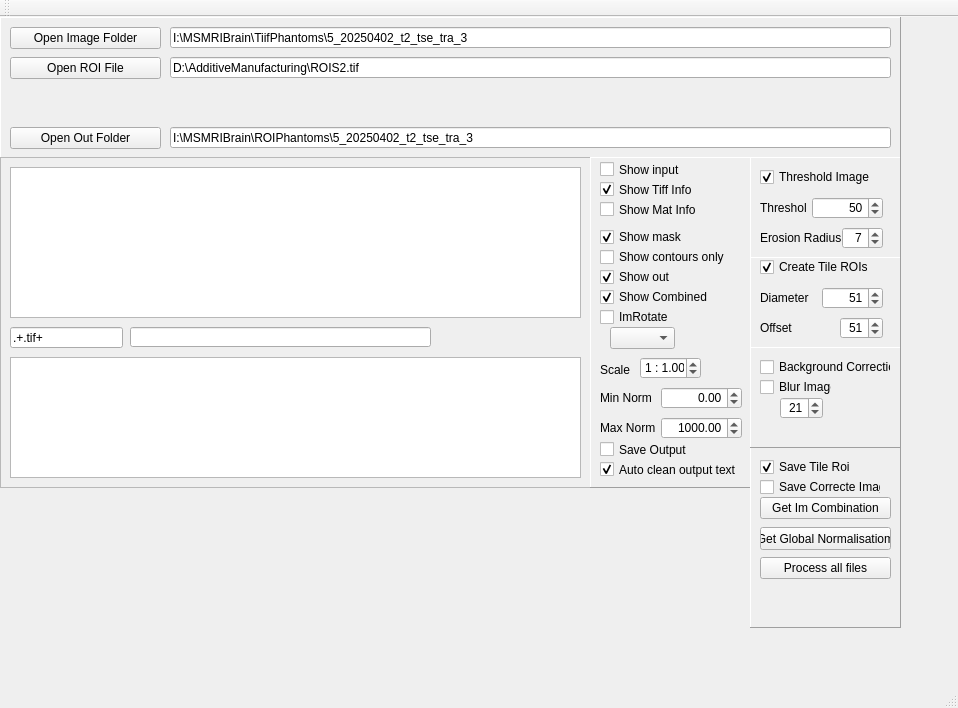
<?xml version="1.0" encoding="UTF-8"?>
<ui version="4.0">
 <class>MainWindow</class>
 <widget class="QMainWindow" name="MainWindow">
  <property name="geometry">
   <rect>
    <x>0</x>
    <y>0</y>
    <width>958</width>
    <height>708</height>
   </rect>
  </property>
  <property name="windowTitle">
   <string>MainWindow</string>
  </property>
  <widget class="QWidget" name="centralWidget">
   <widget class="QFrame" name="frame">
    <property name="geometry">
     <rect>
      <x>0</x>
      <y>0</y>
      <width>901</width>
      <height>141</height>
     </rect>
    </property>
    <property name="frameShape">
     <enum>QFrame::Panel</enum>
    </property>
    <property name="frameShadow">
     <enum>QFrame::Raised</enum>
    </property>
    <widget class="QLineEdit" name="lineEditOutFolder">
     <property name="geometry">
      <rect>
       <x>170</x>
       <y>110</y>
       <width>721</width>
       <height>21</height>
      </rect>
     </property>
     <property name="text">
      <string>I:\MSMRIBrain\ROIPhantoms\5_20250402_t2_tse_tra_3</string>
     </property>
    </widget>
    <widget class="QLineEdit" name="lineEditImageFolder">
     <property name="geometry">
      <rect>
       <x>170</x>
       <y>10</y>
       <width>721</width>
       <height>21</height>
      </rect>
     </property>
     <property name="text">
      <string>I:\MSMRIBrain\TiifPhantoms\5_20250402_t2_tse_tra_3</string>
     </property>
    </widget>
    <widget class="QPushButton" name="pushButtonOpenImageFolder">
     <property name="geometry">
      <rect>
       <x>10</x>
       <y>10</y>
       <width>151</width>
       <height>22</height>
      </rect>
     </property>
     <property name="text">
      <string>Open Image Folder</string>
     </property>
    </widget>
    <widget class="QPushButton" name="pushButtonOpenOutFolder">
     <property name="geometry">
      <rect>
       <x>10</x>
       <y>110</y>
       <width>151</width>
       <height>22</height>
      </rect>
     </property>
     <property name="text">
      <string>Open Out Folder</string>
     </property>
    </widget>
    <widget class="QPushButton" name="pushButtonOpenMaskFile">
     <property name="geometry">
      <rect>
       <x>10</x>
       <y>40</y>
       <width>151</width>
       <height>22</height>
      </rect>
     </property>
     <property name="text">
      <string>Open ROI File</string>
     </property>
    </widget>
    <widget class="QLineEdit" name="lineEditMaskFile">
     <property name="geometry">
      <rect>
       <x>170</x>
       <y>40</y>
       <width>721</width>
       <height>21</height>
      </rect>
     </property>
     <property name="text">
      <string>D:\AdditiveManufacturing\ROIS2.tif</string>
     </property>
    </widget>
   </widget>
   <widget class="QFrame" name="frame_2">
    <property name="geometry">
     <rect>
      <x>0</x>
      <y>140</y>
      <width>591</width>
      <height>331</height>
     </rect>
    </property>
    <property name="frameShape">
     <enum>QFrame::StyledPanel</enum>
    </property>
    <property name="frameShadow">
     <enum>QFrame::Raised</enum>
    </property>
    <widget class="QLineEdit" name="lineEditRegexImageFile">
     <property name="geometry">
      <rect>
       <x>10</x>
       <y>170</y>
       <width>113</width>
       <height>21</height>
      </rect>
     </property>
     <property name="text">
      <string>.+.tif+</string>
     </property>
    </widget>
    <widget class="QListWidget" name="listWidgetImageFiles">
     <property name="geometry">
      <rect>
       <x>10</x>
       <y>10</y>
       <width>571</width>
       <height>151</height>
      </rect>
     </property>
    </widget>
    <widget class="QTextEdit" name="textEditOut">
     <property name="geometry">
      <rect>
       <x>10</x>
       <y>200</y>
       <width>571</width>
       <height>121</height>
      </rect>
     </property>
    </widget>
    <widget class="QLineEdit" name="lineEditFileToProcess">
     <property name="geometry">
      <rect>
       <x>130</x>
       <y>170</y>
       <width>301</width>
       <height>20</height>
      </rect>
     </property>
    </widget>
   </widget>
   <widget class="QFrame" name="frameMode">
    <property name="geometry">
     <rect>
      <x>590</x>
      <y>140</y>
      <width>161</width>
      <height>331</height>
     </rect>
    </property>
    <property name="frameShape">
     <enum>QFrame::Panel</enum>
    </property>
    <property name="frameShadow">
     <enum>QFrame::Raised</enum>
    </property>
    <widget class="QCheckBox" name="checkBoxShowInput">
     <property name="geometry">
      <rect>
       <x>10</x>
       <y>0</y>
       <width>141</width>
       <height>25</height>
      </rect>
     </property>
     <property name="text">
      <string>Show input</string>
     </property>
     <property name="checked">
      <bool>false</bool>
     </property>
    </widget>
    <widget class="QLabel" name="labelScaleBase">
     <property name="geometry">
      <rect>
       <x>10</x>
       <y>200</y>
       <width>61</width>
       <height>25</height>
      </rect>
     </property>
     <property name="text">
      <string>Scale</string>
     </property>
    </widget>
    <widget class="QCheckBox" name="checkBoxShowTiffInfo">
     <property name="geometry">
      <rect>
       <x>10</x>
       <y>20</y>
       <width>141</width>
       <height>25</height>
      </rect>
     </property>
     <property name="text">
      <string>Show Tiff Info</string>
     </property>
     <property name="checked">
      <bool>true</bool>
     </property>
    </widget>
    <widget class="QCheckBox" name="checkBoxShowMatInfo">
     <property name="geometry">
      <rect>
       <x>10</x>
       <y>40</y>
       <width>141</width>
       <height>25</height>
      </rect>
     </property>
     <property name="text">
      <string>Show Mat Info</string>
     </property>
    </widget>
    <widget class="QCheckBox" name="checkBoxAutocleanOut">
     <property name="geometry">
      <rect>
       <x>10</x>
       <y>300</y>
       <width>141</width>
       <height>25</height>
      </rect>
     </property>
     <property name="text">
      <string>Auto clean output text</string>
     </property>
     <property name="checked">
      <bool>true</bool>
     </property>
    </widget>
    <widget class="QCheckBox" name="checkBoxSaveOutput">
     <property name="geometry">
      <rect>
       <x>10</x>
       <y>280</y>
       <width>141</width>
       <height>25</height>
      </rect>
     </property>
     <property name="text">
      <string>Save Output</string>
     </property>
    </widget>
    <widget class="QCheckBox" name="checkBoxShowMask">
     <property name="geometry">
      <rect>
       <x>10</x>
       <y>70</y>
       <width>141</width>
       <height>20</height>
      </rect>
     </property>
     <property name="text">
      <string>Show mask</string>
     </property>
     <property name="checked">
      <bool>true</bool>
     </property>
    </widget>
    <widget class="QCheckBox" name="checkBoxShowMaskAsContour">
     <property name="geometry">
      <rect>
       <x>10</x>
       <y>90</y>
       <width>141</width>
       <height>20</height>
      </rect>
     </property>
     <property name="text">
      <string>Show contours only</string>
     </property>
    </widget>
    <widget class="QDoubleSpinBox" name="doubleSpinBoxImageScale">
     <property name="geometry">
      <rect>
       <x>50</x>
       <y>200</y>
       <width>61</width>
       <height>22</height>
      </rect>
     </property>
     <property name="alignment">
      <set>Qt::AlignRight|Qt::AlignTrailing|Qt::AlignVCenter</set>
     </property>
     <property name="prefix">
      <string>1 : </string>
     </property>
     <property name="suffix">
      <string/>
     </property>
     <property name="decimals">
      <number>2</number>
     </property>
     <property name="minimum">
      <double>0.250000000000000</double>
     </property>
     <property name="maximum">
      <double>8.000000000000000</double>
     </property>
     <property name="singleStep">
      <double>0.250000000000000</double>
     </property>
     <property name="value">
      <double>1.000000000000000</double>
     </property>
    </widget>
    <widget class="QCheckBox" name="checkBoxImRotate">
     <property name="geometry">
      <rect>
       <x>10</x>
       <y>150</y>
       <width>72</width>
       <height>20</height>
      </rect>
     </property>
     <property name="text">
      <string>ImRotate</string>
     </property>
    </widget>
    <widget class="QDoubleSpinBox" name="doubleSpinBoxMinNorm">
     <property name="geometry">
      <rect>
       <x>71</x>
       <y>230</y>
       <width>81</width>
       <height>22</height>
      </rect>
     </property>
     <property name="alignment">
      <set>Qt::AlignRight|Qt::AlignTrailing|Qt::AlignVCenter</set>
     </property>
     <property name="minimum">
      <double>-65536.000000000000000</double>
     </property>
     <property name="maximum">
      <double>65536.000000000000000</double>
     </property>
     <property name="singleStep">
      <double>256.000000000000000</double>
     </property>
     <property name="value">
      <double>0.000000000000000</double>
     </property>
    </widget>
    <widget class="QDoubleSpinBox" name="doubleSpinBoxMaxNorm">
     <property name="geometry">
      <rect>
       <x>71</x>
       <y>260</y>
       <width>81</width>
       <height>22</height>
      </rect>
     </property>
     <property name="alignment">
      <set>Qt::AlignRight|Qt::AlignTrailing|Qt::AlignVCenter</set>
     </property>
     <property name="minimum">
      <double>-65536.000000000000000</double>
     </property>
     <property name="maximum">
      <double>65536.000000000000000</double>
     </property>
     <property name="singleStep">
      <double>256.000000000000000</double>
     </property>
     <property name="value">
      <double>1000.000000000000000</double>
     </property>
    </widget>
    <widget class="QLabel" name="labelMinNorm">
     <property name="geometry">
      <rect>
       <x>10</x>
       <y>230</y>
       <width>61</width>
       <height>22</height>
      </rect>
     </property>
     <property name="text">
      <string>Min Norm</string>
     </property>
    </widget>
    <widget class="QLabel" name="labelMaxNorm">
     <property name="geometry">
      <rect>
       <x>10</x>
       <y>260</y>
       <width>61</width>
       <height>22</height>
      </rect>
     </property>
     <property name="text">
      <string>Max Norm</string>
     </property>
    </widget>
    <widget class="QCheckBox" name="checkBoxShowOut">
     <property name="geometry">
      <rect>
       <x>10</x>
       <y>110</y>
       <width>72</width>
       <height>20</height>
      </rect>
     </property>
     <property name="text">
      <string>Show out</string>
     </property>
     <property name="checked">
      <bool>true</bool>
     </property>
    </widget>
    <widget class="QComboBox" name="comboBoxNormalization">
     <property name="geometry">
      <rect>
       <x>20</x>
       <y>170</y>
       <width>65</width>
       <height>22</height>
      </rect>
     </property>
    </widget>
    <widget class="QCheckBox" name="checkBoxShowCombined">
     <property name="geometry">
      <rect>
       <x>10</x>
       <y>130</y>
       <width>121</width>
       <height>20</height>
      </rect>
     </property>
     <property name="text">
      <string>Show Combined</string>
     </property>
     <property name="checked">
      <bool>true</bool>
     </property>
    </widget>
   </widget>
   <widget class="QFrame" name="frame_3">
    <property name="geometry">
     <rect>
      <x>750</x>
      <y>140</y>
      <width>151</width>
      <height>101</height>
     </rect>
    </property>
    <property name="frameShape">
     <enum>QFrame::Panel</enum>
    </property>
    <property name="frameShadow">
     <enum>QFrame::Raised</enum>
    </property>
    <widget class="QSpinBox" name="spinBoxThreshold">
     <property name="geometry">
      <rect>
       <x>62</x>
       <y>40</y>
       <width>71</width>
       <height>22</height>
      </rect>
     </property>
     <property name="alignment">
      <set>Qt::AlignRight|Qt::AlignTrailing|Qt::AlignVCenter</set>
     </property>
     <property name="maximum">
      <number>65535</number>
     </property>
     <property name="value">
      <number>50</number>
     </property>
    </widget>
    <widget class="QLabel" name="label">
     <property name="geometry">
      <rect>
       <x>10</x>
       <y>40</y>
       <width>47</width>
       <height>22</height>
      </rect>
     </property>
     <property name="text">
      <string>Threshold</string>
     </property>
    </widget>
    <widget class="QSpinBox" name="spinBoxErosionRadius">
     <property name="geometry">
      <rect>
       <x>92</x>
       <y>70</y>
       <width>41</width>
       <height>22</height>
      </rect>
     </property>
     <property name="alignment">
      <set>Qt::AlignRight|Qt::AlignTrailing|Qt::AlignVCenter</set>
     </property>
     <property name="value">
      <number>7</number>
     </property>
    </widget>
    <widget class="QLabel" name="label_2">
     <property name="geometry">
      <rect>
       <x>10</x>
       <y>70</y>
       <width>81</width>
       <height>22</height>
      </rect>
     </property>
     <property name="text">
      <string>Erosion Radius</string>
     </property>
    </widget>
    <widget class="QCheckBox" name="checkBoxThresholdImage">
     <property name="geometry">
      <rect>
       <x>10</x>
       <y>10</y>
       <width>121</width>
       <height>20</height>
      </rect>
     </property>
     <property name="text">
      <string>Threshold Image</string>
     </property>
     <property name="checked">
      <bool>true</bool>
     </property>
    </widget>
   </widget>
   <widget class="QFrame" name="frame_4">
    <property name="geometry">
     <rect>
      <x>750</x>
      <y>240</y>
      <width>151</width>
      <height>91</height>
     </rect>
    </property>
    <property name="frameShape">
     <enum>QFrame::Panel</enum>
    </property>
    <property name="frameShadow">
     <enum>QFrame::Raised</enum>
    </property>
    <widget class="QLabel" name="label_3">
     <property name="geometry">
      <rect>
       <x>10</x>
       <y>30</y>
       <width>51</width>
       <height>22</height>
      </rect>
     </property>
     <property name="text">
      <string>Diameter</string>
     </property>
    </widget>
    <widget class="QSpinBox" name="spinBoxOffset">
     <property name="geometry">
      <rect>
       <x>90</x>
       <y>60</y>
       <width>43</width>
       <height>22</height>
      </rect>
     </property>
     <property name="alignment">
      <set>Qt::AlignRight|Qt::AlignTrailing|Qt::AlignVCenter</set>
     </property>
     <property name="minimum">
      <number>10</number>
     </property>
     <property name="maximum">
      <number>200</number>
     </property>
     <property name="value">
      <number>51</number>
     </property>
    </widget>
    <widget class="QLabel" name="label_4">
     <property name="geometry">
      <rect>
       <x>10</x>
       <y>60</y>
       <width>71</width>
       <height>22</height>
      </rect>
     </property>
     <property name="text">
      <string>Offset</string>
     </property>
    </widget>
    <widget class="QSpinBox" name="spinBoxDiameter">
     <property name="geometry">
      <rect>
       <x>72</x>
       <y>30</y>
       <width>61</width>
       <height>22</height>
      </rect>
     </property>
     <property name="alignment">
      <set>Qt::AlignRight|Qt::AlignTrailing|Qt::AlignVCenter</set>
     </property>
     <property name="minimum">
      <number>11</number>
     </property>
     <property name="maximum">
      <number>201</number>
     </property>
     <property name="singleStep">
      <number>2</number>
     </property>
     <property name="value">
      <number>51</number>
     </property>
    </widget>
    <widget class="QCheckBox" name="checkBoxCreateTileROIs">
     <property name="geometry">
      <rect>
       <x>10</x>
       <y>0</y>
       <width>121</width>
       <height>20</height>
      </rect>
     </property>
     <property name="text">
      <string>Create Tile ROIs</string>
     </property>
     <property name="checked">
      <bool>true</bool>
     </property>
    </widget>
   </widget>
   <widget class="QFrame" name="frame_5">
    <property name="geometry">
     <rect>
      <x>750</x>
      <y>430</y>
      <width>151</width>
      <height>181</height>
     </rect>
    </property>
    <property name="frameShape">
     <enum>QFrame::Panel</enum>
    </property>
    <property name="frameShadow">
     <enum>QFrame::Raised</enum>
    </property>
    <widget class="QPushButton" name="pushButtonProcessAllFiles">
     <property name="geometry">
      <rect>
       <x>10</x>
       <y>110</y>
       <width>131</width>
       <height>22</height>
      </rect>
     </property>
     <property name="text">
      <string>Process all files</string>
     </property>
    </widget>
    <widget class="QCheckBox" name="checkBoxSaveTileRoi">
     <property name="geometry">
      <rect>
       <x>10</x>
       <y>10</y>
       <width>121</width>
       <height>20</height>
      </rect>
     </property>
     <property name="text">
      <string>Save Tile Roi</string>
     </property>
     <property name="checked">
      <bool>true</bool>
     </property>
    </widget>
    <widget class="QPushButton" name="pushButtonGetImCombination">
     <property name="geometry">
      <rect>
       <x>10</x>
       <y>50</y>
       <width>131</width>
       <height>22</height>
      </rect>
     </property>
     <property name="text">
      <string>Get Im Combination</string>
     </property>
    </widget>
    <widget class="QCheckBox" name="checkBoxSaveCorrecteImage">
     <property name="geometry">
      <rect>
       <x>10</x>
       <y>30</y>
       <width>121</width>
       <height>20</height>
      </rect>
     </property>
     <property name="text">
      <string>Save Correcte Image</string>
     </property>
     <property name="checked">
      <bool>false</bool>
     </property>
    </widget>
    <widget class="QPushButton" name="pushButtonGetGlobalNorm">
     <property name="geometry">
      <rect>
       <x>10</x>
       <y>80</y>
       <width>131</width>
       <height>23</height>
      </rect>
     </property>
     <property name="text">
      <string>Get Global Normalisatiom</string>
     </property>
    </widget>
   </widget>
   <widget class="QFrame" name="frame_6">
    <property name="geometry">
     <rect>
      <x>750</x>
      <y>330</y>
      <width>151</width>
      <height>101</height>
     </rect>
    </property>
    <property name="frameShape">
     <enum>QFrame::Panel</enum>
    </property>
    <property name="frameShadow">
     <enum>QFrame::Raised</enum>
    </property>
    <widget class="QCheckBox" name="checkBoxBackgroundCorrection">
     <property name="geometry">
      <rect>
       <x>10</x>
       <y>10</y>
       <width>131</width>
       <height>20</height>
      </rect>
     </property>
     <property name="text">
      <string>Background Correction</string>
     </property>
     <property name="checked">
      <bool>false</bool>
     </property>
    </widget>
    <widget class="QCheckBox" name="checkBoxBlurFilter">
     <property name="geometry">
      <rect>
       <x>10</x>
       <y>30</y>
       <width>72</width>
       <height>20</height>
      </rect>
     </property>
     <property name="text">
      <string>Blur Image</string>
     </property>
    </widget>
    <widget class="QSpinBox" name="spinBoxBlurKernelSize">
     <property name="geometry">
      <rect>
       <x>30</x>
       <y>50</y>
       <width>43</width>
       <height>22</height>
      </rect>
     </property>
     <property name="alignment">
      <set>Qt::AlignRight|Qt::AlignTrailing|Qt::AlignVCenter</set>
     </property>
     <property name="minimum">
      <number>3</number>
     </property>
     <property name="maximum">
      <number>100</number>
     </property>
     <property name="singleStep">
      <number>2</number>
     </property>
     <property name="value">
      <number>21</number>
     </property>
    </widget>
   </widget>
  </widget>
  <widget class="QMenuBar" name="menuBar">
   <property name="geometry">
    <rect>
     <x>0</x>
     <y>0</y>
     <width>958</width>
     <height>21</height>
    </rect>
   </property>
  </widget>
  <widget class="QToolBar" name="mainToolBar">
   <attribute name="toolBarArea">
    <enum>TopToolBarArea</enum>
   </attribute>
   <attribute name="toolBarBreak">
    <bool>false</bool>
   </attribute>
  </widget>
  <widget class="QStatusBar" name="statusBar"/>
 </widget>
 <layoutdefault spacing="6" margin="11"/>
 <resources/>
 <connections/>
</ui>
